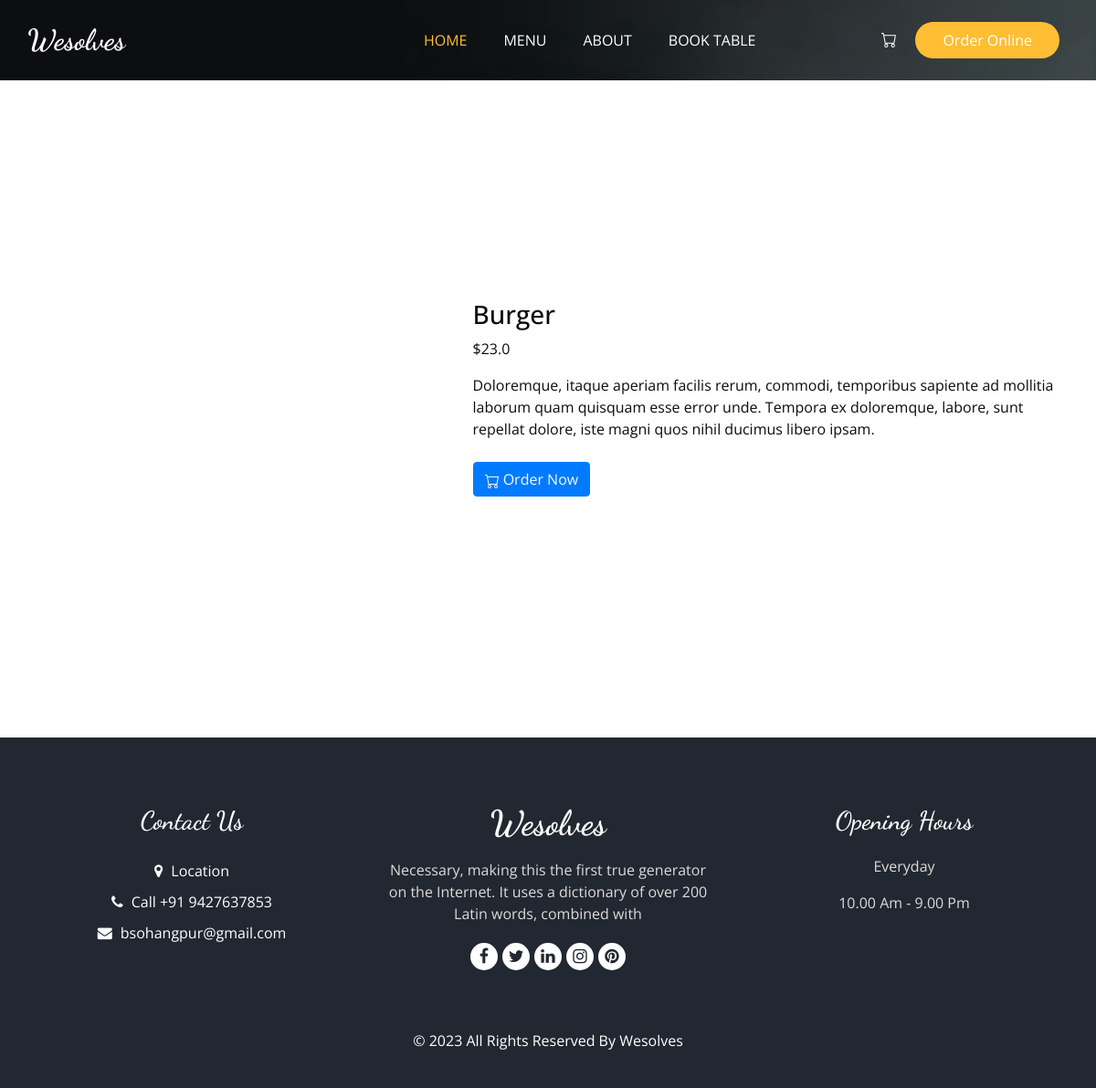
Page /menu/1 on the committed database.
### Main/models.py (models this page shows, shortened)
class Menu(models.Model):
    name = models.CharField(max_length=255, default='')
    detail = models.TextField(default='')
    price = models.FloatField(default='')
    image = models.URLField(default='')

### Main/views.py (the view)
# urls.py: path('menu/<int:id>', SingleMenuPage.as_view(), name='singlemenu'),
class SingleMenuPage(View):
    def get(self, request, id):
        menuItem = Menu.objects.get(pk=id)
        return render(request, 'SingleMenu.html', {'menu': menuItem})

### Template/SingleMenu.html (shortened to what this page needs)
{% block content %}
{% include 'Head.html' %}
<section  class="sub_page">
    <div class="hero_area">
        {% include 'HeroImg.html' %}
        <header class="header_section">
            <div class="container">
                {% include 'Navbar.html' %}
            </div>
        </header>
    </div>
    <div style="height: 90vh;" class="container d-flex justify-content-center align-items-center">
        <div class="row mt-5 mb-5">
            <div class="col-md-5">
            </div>
            <div class="col-md-7">
                <div class="single-product-content">
                    <h3>{{menu.name}}</h3>
                    <p class="single-product-pricing">${{menu.price}}</p>
                    <p>{{menu.detail}}</p>
                    <div class="my-4 ">
                        <div class="btn btn-primary ">
                            <a class="text-light" href="#">
                            </a>
                            <a href="" class="text-light">
                                Order Now
                            </a>
                        </div>
                    </div>
                </div>
            </div>
        </div>
    </div>
</section>
{% include 'Footer.html' %}
{% endblock %}

### Static/css/style.css (style rules this page uses)
a, a:hover, a:focus { text-decoration: none; }
.btn, .btn:focus { outline: none !important; -webkit-box-shadow: none; box-shadow: none; }
.hero_area { position: relative; min-height: 100vh; display: -webkit-box; display: -ms-flexbox; display: flex; -webkit-box-orient: vertical; -webkit-box-direction: normal; -ms-flex-direction: column; flex-direction: column; }
.sub_page .hero_area { min-height: auto; }
.header_section { padding: 15px 0; }

### Static/css/responsive.css (style rules this page uses)
@media (min-width: 1200px) { .container { max-width: 1170px; } }

### rows in the picture
Menu: name "Burger", price "23.0", detail "Doloremque, itaque aperiam facilis rerum, commodi, temporibus sapiente ad mollitia laborum quam quisquam esse error unde. Tempora ex doloremque, labore, sunt repellat dolore, iste magni quos nihil ducimus libero ipsam."
